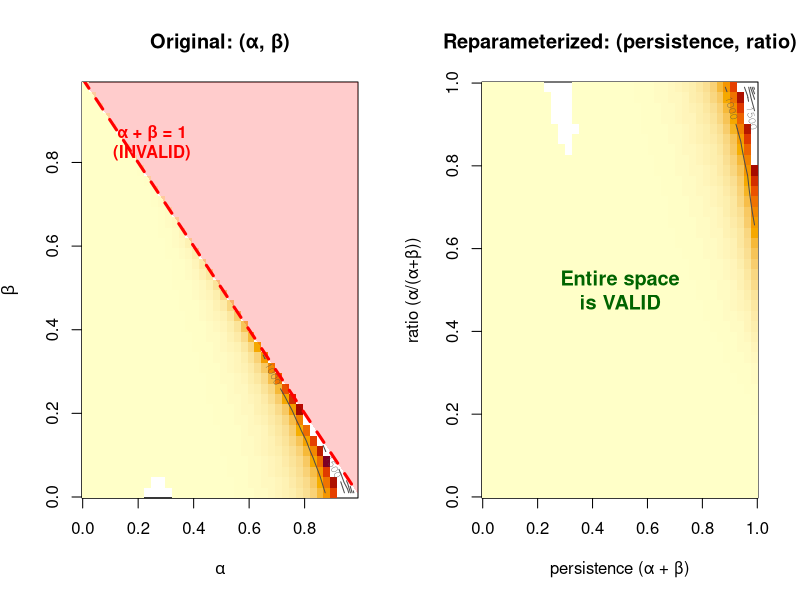

Here is the R script that generated this plot:
## ---- chunk 1
knitr::opts_chunk$set(
  collapse = TRUE,
  comment = "#>",
  fig.width = 7,
  fig.height = 5,
  warning = FALSE,
  message = FALSE
)
## ---- chunk 2
library(mvtnorm)
## ---- chunk 3
to_reparam <- function(alpha, beta) {
  persistence <- alpha + beta
  ratio <- alpha / persistence
  c(persistence = persistence, ratio = ratio)
}

from_reparam <- function(persistence, ratio) {
  alpha <- persistence * ratio
  beta <- persistence * (1 - ratio)
  c(alpha = alpha, beta = beta)
}
## ---- chunk 4
## DCC negative log-likelihood (original parameterization)
dcc_nll_original <- function(alpha, beta, std_resid, weights = NULL) {
  
  T_obs <- nrow(std_resid)
  k <- ncol(std_resid)
  if (is.null(weights)) weights <- rep(1, T_obs)
  
  ## Penalty for constraint violations
  if (alpha <= 0 || alpha >= 1 || beta <= 0 || beta >= 1) return(1e10)
  if ((alpha + beta) >= 1) return(1e10)
  
  ## Qbar
 Qbar <- cov.wt(std_resid, wt = weights, method = "ML")$cov
  eig <- eigen(Qbar, symmetric = TRUE)
  if (any(eig$values < 1e-8)) Qbar <- Qbar + diag(1e-6, k)
  
  ## DCC recursion
  Q <- Qbar
  ll_total <- 0
  
  for (t in 1:T_obs) {
    if (t > 1) {
      z_lag <- std_resid[t-1, , drop = FALSE]
      Q <- Qbar * (1 - alpha - beta) + alpha * (t(z_lag) %*% z_lag) + beta * Q
    }
    
    if (any(!is.finite(Q))) return(1e10)
    Q_diag <- diag(Q)
    if (any(Q_diag <= 0)) return(1e10)
    
    R <- diag(1/sqrt(Q_diag)) %*% Q %*% diag(1/sqrt(Q_diag))
    
    eig_R <- eigen(R, symmetric = TRUE, only.values = TRUE)$values
    if (any(eig_R <= 0)) {
      ll_total <- ll_total - 1e10 * weights[t]
    } else {
      ll_total <- ll_total + weights[t] * dmvnorm(std_resid[t,], sigma = R, log = TRUE)
    }
  }
  
  return(-ll_total)
}


## DCC negative log-likelihood (reparameterized)
dcc_nll_reparam <- function(persistence, ratio, std_resid, weights = NULL) {
  
  ## Transform to original parameters (stationarity guaranteed!)
  alpha <- persistence * ratio
  beta <- persistence * (1 - ratio)
  
  T_obs <- nrow(std_resid)
  k <- ncol(std_resid)
  if (is.null(weights)) weights <- rep(1, T_obs)
  
  ## Only check box constraints (no stationarity check needed!)
  if (persistence <= 0 || persistence >= 1 || ratio <= 0 || ratio >= 1) return(1e10)
  
  ## Qbar
  Qbar <- cov.wt(std_resid, wt = weights, method = "ML")$cov
  eig <- eigen(Qbar, symmetric = TRUE)
  if (any(eig$values < 1e-8)) Qbar <- Qbar + diag(1e-6, k)
  
  ## DCC recursion
  Q <- Qbar
  ll_total <- 0
  
  for (t in 1:T_obs) {
    if (t > 1) {
      z_lag <- std_resid[t-1, , drop = FALSE]
      Q <- Qbar * (1 - alpha - beta) + alpha * (t(z_lag) %*% z_lag) + beta * Q
    }
    
    if (any(!is.finite(Q))) return(1e10)
    Q_diag <- diag(Q)
    if (any(Q_diag <= 0)) return(1e10)
    
    R <- diag(1/sqrt(Q_diag)) %*% Q %*% diag(1/sqrt(Q_diag))
    
    eig_R <- eigen(R, symmetric = TRUE, only.values = TRUE)$values
    if (any(eig_R <= 0)) {
      ll_total <- ll_total - 1e10 * weights[t]
    } else {
      ll_total <- ll_total + weights[t] * dmvnorm(std_resid[t,], sigma = R, log = TRUE)
    }
  }
  
  return(-ll_total)
}
## ---- chunk 5
generate_dcc_data <- function(n = 300, true_alpha = 0.05, true_beta = 0.90, 
                               rho = 0.5, seed = 123) {
  set.seed(seed)
  k <- 2
  
  Qbar <- matrix(c(1, rho, rho, 1), 2, 2)
  Q <- Qbar
  std_resid <- matrix(0, n, k)
  
  for (t in 1:n) {
    if (t > 1) {
      z_lag <- std_resid[t-1, , drop = FALSE]
      Q <- Qbar * (1 - true_alpha - true_beta) + 
        true_alpha * (t(z_lag) %*% z_lag) + true_beta * Q
    }
    R <- cov2cor(Q)
    std_resid[t, ] <- rmvnorm(1, sigma = R)
  }
  
  return(std_resid)
}
## ---- chunk 6
plot_surfaces <- function(std_resid, n_grid = 40) {
  
  cat("Computing objective surfaces...\n")
  
  ## --- Original parameterization ---
  alpha_seq <- seq(0.01, 0.98, length.out = n_grid)
  beta_seq <- seq(0.01, 0.98, length.out = n_grid)
  
  nll_original <- matrix(NA, n_grid, n_grid)
  
  for (i in seq_along(alpha_seq)) {
    for (j in seq_along(beta_seq)) {
      if ((alpha_seq[i] + beta_seq[j]) < 1) {
        nll_original[i, j] <- dcc_nll_original(alpha_seq[i], beta_seq[j], std_resid)
      }
    }
    if (i %% 10 == 0) cat("  Original:", round(100*i/n_grid), "%\n")
  }
  
  ## --- Reparameterized ---
  persistence_seq <- seq(0.01, 0.99, length.out = n_grid)
  ratio_seq <- seq(0.01, 0.99, length.out = n_grid)
  
  nll_reparam <- matrix(NA, n_grid, n_grid)
  
  for (i in seq_along(persistence_seq)) {
    for (j in seq_along(ratio_seq)) {
      nll_reparam[i, j] <- dcc_nll_reparam(persistence_seq[i], ratio_seq[j], std_resid)
    }
    if (i %% 10 == 0) cat("  Reparam:", round(100*i/n_grid), "%\n")
  }
  
  ## Cap extreme values
  nll_original[nll_original > 1e9] <- NA
  nll_reparam[nll_reparam > 1e9] <- NA
  
  ## Find common color scale
  all_vals <- c(nll_original[is.finite(nll_original)], 
                nll_reparam[is.finite(nll_reparam)])
  zlim <- quantile(all_vals, c(0.01, 0.99), na.rm = TRUE)
  
  ## --- Create plots ---
  par(mfrow = c(1, 2))
  
  # Original
  image(alpha_seq, beta_seq, nll_original,
        xlab = expression(alpha), ylab = expression(beta),
        main = "Original: (α, β)",
        col = hcl.colors(50, "YlOrRd", rev = TRUE),
        zlim = zlim)
  contour(alpha_seq, beta_seq, nll_original, add = TRUE, 
          nlevels = 10, col = "gray30")
  # Stationarity boundary
  abline(a = 1, b = -1, col = "red", lwd = 3, lty = 2)
  text(0.25, 0.85, "α + β = 1\n(INVALID)", col = "red", font = 2)
  # Invalid region shading
  polygon(c(0, 1, 1), c(1, 1, 0), col = rgb(1, 0, 0, 0.2), border = NA)
  
  # Reparameterized
  image(persistence_seq, ratio_seq, nll_reparam,
        xlab = "persistence (α + β)", ylab = "ratio (α/(α+β))",
        main = "Reparameterized: (persistence, ratio)",
        col = hcl.colors(50, "YlOrRd", rev = TRUE),
        zlim = zlim)
  contour(persistence_seq, ratio_seq, nll_reparam, add = TRUE, 
          nlevels = 10, col = "gray30")
  text(0.5, 0.5, "Entire space\nis VALID", col = "darkgreen", font = 2, cex = 1.2)
  
  par(mfrow = c(1, 1))
  
  cat("Done!\n")
  
  invisible(list(original = nll_original, reparam = nll_reparam))
}
## ---- chunk 7
compare_optimizers <- function(std_resid, start_alpha = 0.05, start_beta = 0.90) {
  
  cat("\n", rep("=", 60), "\n", sep = "")
  cat("OPTIMIZER COMPARISON\n")
  cat("Start: alpha =", start_alpha, ", beta =", start_beta, "\n")
  cat(rep("=", 60), "\n\n")
  
  eps <- 1e-8
  
  ## --- Original ---
  n_penalty_orig <- 0
  obj_orig <- function(p) {
    val <- dcc_nll_original(p[1], p[2], std_resid)
    if (val >= 1e9) n_penalty_orig <<- n_penalty_orig + 1
    val
  }
  
  t1 <- Sys.time()
  res_orig <- optim(c(start_alpha, start_beta), obj_orig, method = "L-BFGS-B",
                    lower = c(eps, eps), upper = c(1-eps, 1-eps))
  t1 <- Sys.time() - t1
  
  cat("ORIGINAL PARAMETERIZATION:\n")
  cat(sprintf("  Result: α=%.4f, β=%.4f (sum=%.4f)\n", 
              res_orig$par[1], res_orig$par[2], sum(res_orig$par)))
  cat(sprintf("  NLL: %.2f\n", res_orig$value))
  cat(sprintf("  Penalty triggers: %d\n", n_penalty_orig))
  cat(sprintf("  Converged: %s\n", res_orig$convergence == 0))
  cat(sprintf("  Time: %.3f sec\n\n", as.numeric(t1, units = "secs")))
  
  ## --- Reparameterized ---
  start_rep <- to_reparam(start_alpha, start_beta)
  n_penalty_rep <- 0
  obj_rep <- function(p) {
    val <- dcc_nll_reparam(p[1], p[2], std_resid)
    if (val >= 1e9) n_penalty_rep <<- n_penalty_rep + 1
    val
  }
  
  t2 <- Sys.time()
  res_rep <- optim(c(start_rep["persistence"], start_rep["ratio"]), obj_rep, 
                   method = "L-BFGS-B",
                   lower = c(eps, eps), upper = c(1-eps, 1-eps))
  t2 <- Sys.time() - t2
  
  final <- from_reparam(res_rep$par[1], res_rep$par[2])
  
  cat("REPARAMETERIZED:\n")
  cat(sprintf("  Result: persistence=%.4f, ratio=%.4f\n", 
              res_rep$par[1], res_rep$par[2]))
  cat(sprintf("  → α=%.4f, β=%.4f (sum=%.4f)\n", 
              final["alpha"], final["beta"], sum(final)))
  cat(sprintf("  NLL: %.2f\n", res_rep$value))
  cat(sprintf("  Penalty triggers: %d\n", n_penalty_rep))
  cat(sprintf("  Converged: %s\n", res_rep$convergence == 0))
  cat(sprintf("  Time: %.3f sec\n\n", as.numeric(t2, units = "secs")))
  
  ## --- Summary ---
  cat(rep("-", 60), "\n", sep = "")
  cat("SUMMARY:\n")
  cat(sprintf("  Penalty reduction: %d → %d\n", n_penalty_orig, n_penalty_rep))
  cat(sprintf("  NLL difference: %.4f\n", res_orig$value - res_rep$value))
  cat(sprintf("  Parameters match: %s\n", 
              max(abs(res_orig$par[1] - final["alpha"]), 
                  abs(res_orig$par[2] - final["beta"])) < 0.01))
  
  invisible(list(original = res_orig, reparam = res_rep))
}
## ---- chunk 8
cat("\n")
cat(rep("=", 70), "\n", sep = "")
cat("DCC REPARAMETERIZATION DIAGNOSTIC\n")
cat(rep("=", 70), "\n\n")

# Generate data
cat("Generating DCC data with true alpha=0.05, beta=0.90...\n")
std_resid <- generate_dcc_data(n = 300, true_alpha = 0.05, true_beta = 0.90)
cat("Done. Sample correlation:", round(cor(std_resid)[1,2], 3), "\n\n")

# Compare optimizers with different starting points
compare_optimizers(std_resid, start_alpha = 0.05, start_beta = 0.90)
compare_optimizers(std_resid, start_alpha = 0.45, start_beta = 0.50)
compare_optimizers(std_resid, start_alpha = 0.001, start_beta = 0.95)

# Plot surfaces
cat("\nGenerating surface plots (may take ~30 seconds)...\n")
plot_surfaces(std_resid, n_grid = 40)

cat("\n\nDiagnostic complete!\n")
cat("Key insight: The reparameterized surface has NO invalid region.\n")
cat("The optimizer can explore freely without hitting penalties.\n")
